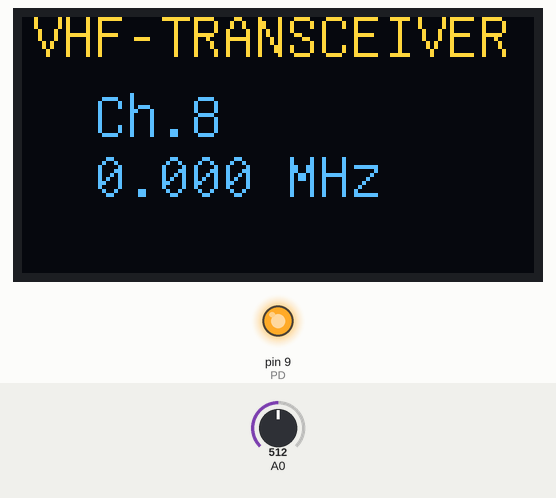
The sketch below on a simulated Arduino Uno, built with avr-gcc and run on an emulated ATmega328P. Parts: 128×64 one-colour display, output pins drawn as LEDs (lit = HIGH). The inputs (shaded band) are chosen by the test bench; at power-on: A0 = 512. The OLED is the two-colour kind (top 16 rows yellow); what the sketch prints to the serial monitor is not drawn.

Above: at 1.3 s.
1.4 s: A0 set to 336
3.2 s: A0 set to 312
At 4.7 s:
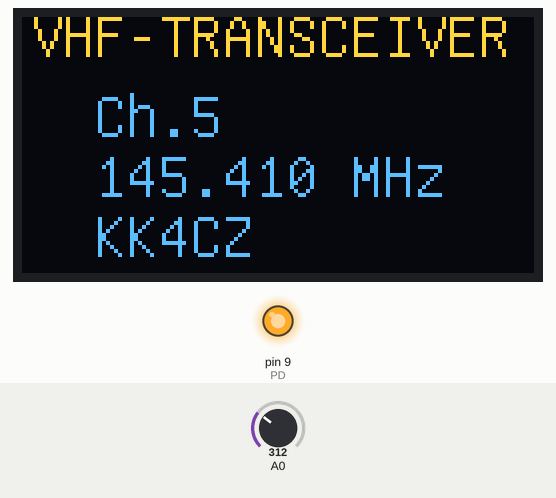
5.0 s: A0 set to 267
6.5 s: A0 set to 251
At 7.4 s:
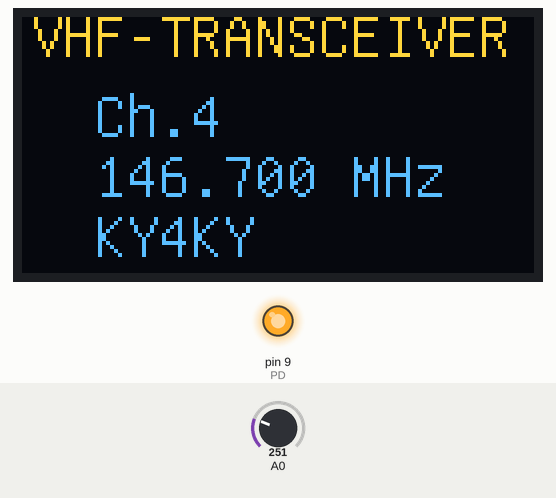
8.3 s: A0 set to 212
9.9 s: A0 set to 182
At 11.6 s:
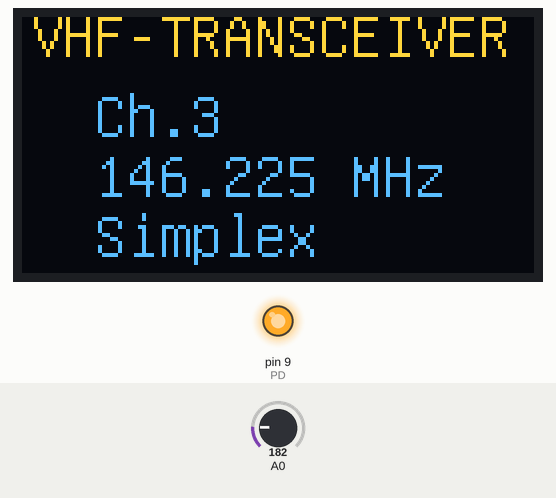
Timing chart, 0 to 12.8 s (numbered marks = the images above; inputs shaded):
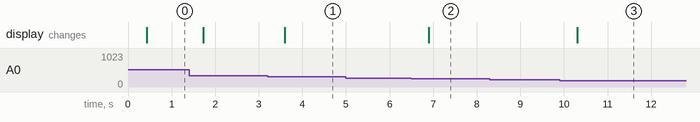

Measured:
- the behaviour switches between 325 and 324 on A0 (found by bisection; images 0 and 1)
- the behaviour switches between 260 and 259 on A0 (found by bisection; images 1 and 2)
- the behaviour switches between 195 and 194 on A0 (found by bisection; images 2 and 3)
- after the input at 3.2 s, the display: changes after 0.39 s (image 1)
- after the input at 5.0 s, every drawn part: stays the same
- after the input at 6.5 s, the display: changes after 0.40 s (image 2)
- after the input at 8.3 s, every drawn part: stays the same
- after the input at 9.9 s, the display: changes after 0.41 s (image 3)

The sketch:

DRA818V_VHF16ch.ino
```cpp
// DRA_U8G_16VHF

#include <string.h>
#include "U8glib.h"

U8GLIB_SH1106_128X64 u8g(U8G_I2C_OPT_NONE);  // I2C / TWI

#define PD      9  // Power Down pin. This need to start low, then be set high before programming.

int ch, sensorValue;
int ch_old = 1;

// set parameters for DRA818V
int bw = 1;                              // bandwith in KHz ( 0 = 12.5 or 1 = 25 )
double ftx;                              // tx frequency in MHz (134.0000 - 174.0000)
double frx;                              // rx frequency in MHz (134.0000 - 174.0000)
String tx_ctcss = "0000";                // ctcss frequency ( 0000 - 0038 ); 0000 = "no CTCSS"
String rx_ctcss = "0000";                // ctcss frequency ( 0000 - 0038 ); 0000 = "no CTCSS"
String stn;
int squ = 0;                             // squelch level  ( 0 - 8 ); 0 = "open"

//////////////////////////////////////////////////////////////////
void setup()
{
  Serial.begin(9600);

  pinMode(PD, OUTPUT);
  digitalWrite(PD, HIGH);
  delay(100);
}

/////////////////////////////////////////////////////////////////
void loop()
{
  sensorValue = analogRead(0);
  ch = sensorValue / 65;  // 16 channel version (0-15)
  if (ch != ch_old)

  {
    if (ch == 0) {
      ftx = 162.4750;
      frx = 162.4750;
      squ = 0;
      tx_ctcss = "0000";
      rx_ctcss = "0000";
      stn = "LouWX";
    }
    else if (ch == 1) {
      ftx = 144.3900;
      frx = 144.3900;
      squ = 1;
      tx_ctcss = "0000";
      rx_ctcss = "0000";
      stn = "APRS";
    }
    else if (ch == 2) {
      ftx = 146.2250;
      frx = 146.2250;
      squ = 1;
      tx_ctcss = "0000";
      rx_ctcss = "0000";
      stn = "Simplex";
    }
    else if (ch == 3) {
      ftx = 146.1000;
      frx = 146.7000;
      squ = 1;
      tx_ctcss = "0005";
      rx_ctcss = "0000";
      stn = "KY4KY";
    }
    else if (ch == 4) {
      ftx = 144.8100;
      frx = 145.4100;
      squ = 1;
      tx_ctcss = "0005";
      rx_ctcss = "0000";
      stn = "KK4CZ";
    }

    Serial.print("AT+DMOSETGROUP=");
    Serial.print(bw, 1);
    Serial.print(",");
    Serial.print(ftx, 4);
    Serial.print(",");
    Serial.print(frx, 4);
    Serial.print(",");
    Serial.print (tx_ctcss);
    Serial.print(",");
    Serial.print(squ);
    Serial.print(",");
    Serial.println (rx_ctcss);
    Serial.print("AT+DMOSETVOLUME=3");

    u8g.firstPage();
    do {
      draw();
    } while ( u8g.nextPage() );
    delay(100);
  }
  ch_old = ch;
}

/////////////////////////////////////////////////////////////////
void draw(void) {
  // graphic commands to redraw the complete screen
  u8g.setRot180();
  u8g.setFont(u8g_font_unifont);
  u8g.drawStr(2, 10, "VHF-TRANSCEIVER");
  u8g.setPrintPos(18, 30);
  u8g.print("Ch.");
  u8g.print(ch + 1);
  u8g.setPrintPos(18, 45);
  u8g.print(frx, 3);
  u8g.print(" MHz");
  u8g.setPrintPos(18, 60);
  u8g.print(stn);
}
```
